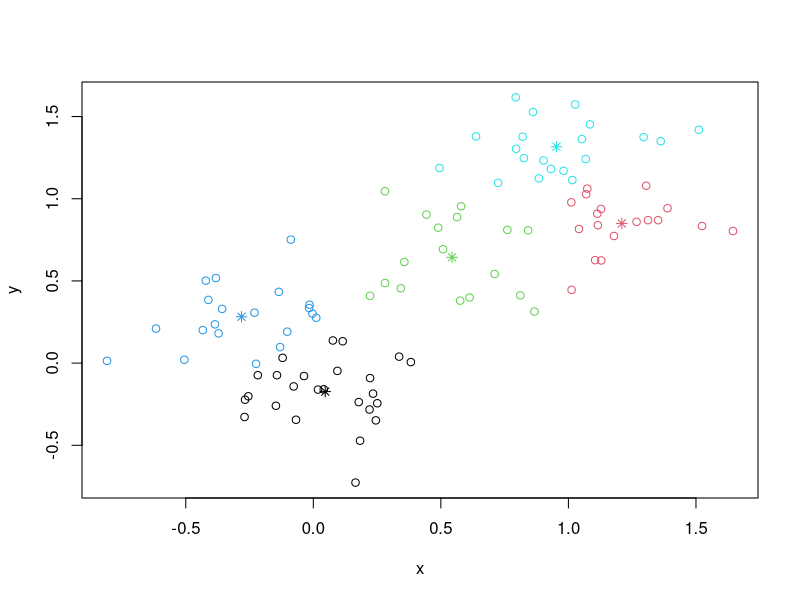

Here is the R script that generated this plot:
require(graphics)

# a 2-dimensional example
x <- rbind(matrix(rnorm(100, sd = 0.3), ncol = 2),
           matrix(rnorm(100, mean = 1, sd = 0.3), ncol = 2))
colnames(x) <- c("x", "y")

# plotting
(cl <- kmeans(x, 5, nstart = 25))
plot(x, col = cl$cluster)
points(cl$centers, col = 1:5, pch = 8)
